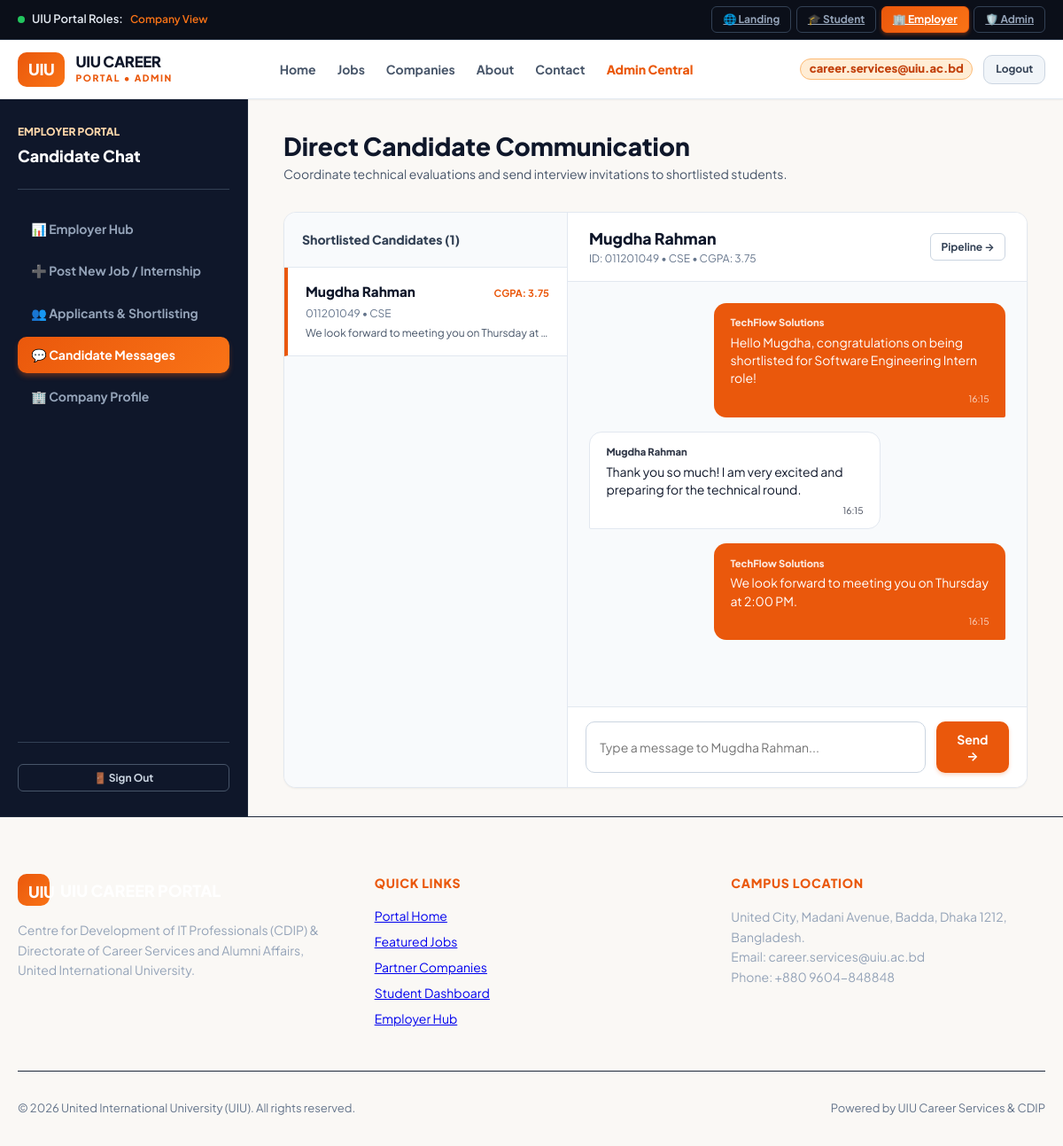
The page /company/chat.php (signed in) on the database its author committed.
### tables this page shows
CREATE TABLE `conversations` (
  `id` INT AUTO_INCREMENT PRIMARY KEY,
  `student_id` INT NOT NULL,
  `company_id` INT NOT NULL,
  `last_message` TEXT,
  `last_message_at` TIMESTAMP DEFAULT CURRENT_TIMESTAMP,
  FOREIGN KEY (`student_id`) REFERENCES `students`(`id`) ON DELETE CASCADE,
  FOREIGN KEY (`company_id`) REFERENCES `companies`(`id`) ON DELETE CASCADE
);

CREATE TABLE `students` (
  `id` INT AUTO_INCREMENT PRIMARY KEY,
  `user_id` INT NOT NULL UNIQUE,
  `student_id` VARCHAR(50) NOT NULL UNIQUE,
  `full_name` VARCHAR(150) NOT NULL,
  `department` VARCHAR(50) NOT NULL,
  `batch` VARCHAR(50) NOT NULL,
  `cgpa` DECIMAL(3,2) DEFAULT 3.75,
  `phone` VARCHAR(30) DEFAULT '+880 1712-345678',
  `linkedin` VARCHAR(255) DEFAULT 'https://linkedin.com/in/mugdharahman',
  `github` VARCHAR(255) DEFAULT 'https://github.com/mugdharahman',
  `address` VARCHAR(255) DEFAULT 'Badda, Dhaka, Bangladesh',
  `skills` TEXT,
  `avatar` VARCHAR(255) DEFAULT 'default-avatar.png',
  `created_at` TIMESTAMP DEFAULT CURRENT_TIMESTAMP,
  FOREIGN KEY (`user_id`) REFERENCES `users`(`id`) ON DELETE CASCADE
);

CREATE TABLE `messages` (
  `id` INT AUTO_INCREMENT PRIMARY KEY,
  `conversation_id` INT NOT NULL,
  `sender_type` ENUM('student', 'company') NOT NULL,
  `sender_name` VARCHAR(150) NOT NULL,
  `message_text` TEXT NOT NULL,
  `created_at` TIMESTAMP DEFAULT CURRENT_TIMESTAMP,
  FOREIGN KEY (`conversation_id`) REFERENCES `conversations`(`id`) ON DELETE CASCADE
);

### includes/functions.php (called while the page is built, shortened)
<?php
function get_app_root() {
    $script_dir = str_replace('\\', '/', dirname($_SERVER['SCRIPT_NAME'] ?? ''));
    $app_root = preg_replace('#/(student|company|admin|guest|api|includes|config|src)$#i', '', $script_dir);
    if ($app_root === '/' || $app_root === '') {
        return '';
    }
    return rtrim($app_root, '/');
}

### company/chat.php (the view, shortened to what this page needs)
<?php
require_once __DIR__ . '/../includes/functions.php';
$user = current_user();
$pdo = get_db_connection();
$company_id = 1;
if ($pdo) {
    $cStmt = $pdo->prepare("SELECT id, name FROM companies WHERE user_id = ? OR id = ? LIMIT 1");
    $cStmt->execute([$user['id'] ?? 4, $user['profile']['id'] ?? 1]);
    $cRow = $cStmt->fetch();
    if ($cRow) $company_id = $cRow['id'];
}
$conversations = [];
$active_conv_id = (int)($_GET['conv_id'] ?? 0);
$messages = [];
$active_student = null;
if ($pdo) {
    try {
        $cStmt = $pdo->prepare("
            SELECT c.*, s.full_name as student_name, s.student_id as student_uni_id, s.department as student_dept, s.cgpa as student_cgpa
            FROM conversations c
            JOIN students s ON c.student_id = s.id
            WHERE c.company_id = ?
            ORDER BY c.last_message_at DESC
        ");
        $cStmt->execute([$company_id]);
        $conversations = $cStmt->fetchAll();
        if (empty($active_conv_id) && !empty($conversations)) {
            $active_conv_id = (int)$conversations[0]['id'];
        }
        if ($active_conv_id > 0) {
            $mStmt = $pdo->prepare("
                SELECT * FROM messages
                WHERE conversation_id = ?
                ORDER BY created_at ASC
            ");
            $mStmt->execute([$active_conv_id]);
            $messages = $mStmt->fetchAll();
            foreach ($conversations as $c) {
                if ($c['id'] == $active_conv_id) {
                    $active_student = $c;
                    break;
                }
            }
        }
    } catch (Exception $e) {
        error_log("Error in company/chat.php: " . $e->getMessage());
    }
}
require_once __DIR__ . '/../includes/header.php';
require_once __DIR__ . '/../includes/navbar.php';
?>
<div class="portal-layout">
  <aside class="portal-sidebar">
    <div>
      <div class="sidebar-brand">
        <div style="font-size: 0.75rem; text-transform: uppercase; font-weight: 800; color: #fed7aa;">Employer Portal</div>
        <div style="font-size: 1.125rem; font-weight: 900; color: #ffffff; margin-top: 0.2rem;">Candidate Chat</div>
      </div>
      <ul class="sidebar-menu">
        <li><a href="<?= $app_root ?>/company/dashboard.php" class="sidebar-link">📊 Employer Hub</a></li>
        <li><a href="<?= $app_root ?>/company/create_job.php" class="sidebar-link">➕ Post New Job / Internship</a></li>
        <li><a href="<?= $app_root ?>/company/applicants.php" class="sidebar-link">👥 Applicants & Shortlisting</a></li>
        <li><a href="<?= $app_root ?>/company/chat.php" class="sidebar-link active">💬 Candidate Messages</a></li>
        <li><a href="<?= $app_root ?>/company/profile.php" class="sidebar-link">🏢 Company Profile</a></li>
      </ul>
    </div>
    <div style="padding-top: 1.5rem; border-top: 1px solid #334155;">
      <a href="<?= $app_root ?>/logout.php" class="btn btn-outline btn-sm" style="width: 100%; color: #cbd5e1; border-color: #475569;">
        🚪 Sign Out
      </a>
    </div>
  </aside>
  <main class="portal-main">
    <div class="topbar">
      <div>
        <h1 class="topbar-title">Direct Candidate Communication</h1>
        <p style="color: var(--slate-600); font-size: 0.875rem;">Coordinate technical evaluations and send interview invitations to shortlisted students.</p>
      </div>
    </div>
    <div class="chat-container">
      <div class="chat-sidebar">
        <div style="padding: 1.25rem; border-bottom: 1px solid var(--slate-200); font-weight: 800; font-size: 0.875rem; color: var(--slate-700);">
          Shortlisted Candidates (<?= count($conversations) ?>)
        </div>
        <div style="overflow-y: auto; flex: 1;">
          <?php foreach ($conversations as $c): ?>
            <a href="<?= $app_root ?>/company/chat.php?conv_id=<?= $c['id'] ?>" class="chat-thread <?= ($c['id'] == $active_conv_id) ? 'active' : '' ?>" style="text-decoration: none; display: block; color: inherit;">
              <div style="display: flex; justify-content: space-between; align-items: baseline; margin-bottom: 0.25rem;">
                <span style="font-weight: 800; font-size: 0.95rem; color: var(--slate-900);"><?= htmlspecialchars($c['student_name']) ?></span>
                <span style="font-size: 0.7rem; color: var(--primary); font-weight: 700;">CGPA: <?= htmlspecialchars((string)($c['student_cgpa'] ?? '3.75')) ?></span>
              </div>
              <div style="font-size: 0.75rem; color: var(--slate-500); margin-bottom: 0.25rem;">
                <?= htmlspecialchars($c['student_uni_id']) ?> • <?= htmlspecialchars($c['student_dept']) ?>
              </div>
              <p style="font-size: 0.75rem; color: var(--slate-600); overflow: hidden; text-overflow: ellipsis; white-space: nowrap;">
                <?= htmlspecialchars($c['last_message'] ?? 'Click to start conversation') ?>
              </p>
            </a>
          <?php endforeach; ?>
        </div>
      </div>
      <div class="chat-main">
        <?php if ($active_student): ?>
          <div class="chat-header">
            <div>
              <div style="font-weight: 900; font-size: 1.1rem; color: var(--slate-900);"><?= htmlspecialchars($active_student['student_name']) ?></div>
              <div style="font-size: 0.75rem; color: var(--slate-500);">
                ID: <?= htmlspecialchars($active_student['student_uni_id']) ?> • <?= htmlspecialchars($active_student['student_dept']) ?> • CGPA: <?= htmlspecialchars((string)($active_student['student_cgpa'] ?? '3.75')) ?>
              </div>
            </div>
            <a href="<?= $app_root ?>/company/applicants.php" class="btn btn-outline btn-sm">Pipeline &rarr;</a>
          </div>
          <div class="chat-messages" id="chat-box">
            <?php foreach ($messages as $m): ?>
              <?php $isMe = ($m['sender_type'] === 'company'); ?>
              <div class="chat-bubble <?= $isMe ? 'sent' : 'received' ?>">
                <div style="font-size: 0.7rem; font-weight: 800; opacity: 0.85; margin-bottom: 0.25rem;">
                  <?= htmlspecialchars($m['sender_name']) ?>
                </div>
                <div><?= htmlspecialchars($m['message_text']) ?></div>
                <div style="font-size: 0.65rem; opacity: 0.75; text-align: right; margin-top: 0.35rem;">
                  <?= htmlspecialchars(substr($m['created_at'], 11, 5)) ?>
                </div>
              </div>
            <?php endforeach; ?>
          </div>
          <form method="POST" action="<?= $app_root ?>/company/chat.php?conv_id=<?= $active_conv_id ?>" class="chat-input-bar">
            <input type="text" name="message_text" class="form-control" placeholder="Type a message to <?= htmlspecialchars($active_student['student_name']) ?>..." required autocomplete="off">
            <button type="submit" class="btn btn-primary" style="padding: 0.65rem 1.25rem;">
              Send &rarr;
            </button>
          </form>
        <?php else: ?>
          <div style="display: flex; align-items: center; justify-content: center; height: 100%; color: var(--slate-400);">
            Select a candidate from the left list to review chat history.
          </div>
        <?php endif; ?>
      </div>
    </div>
  </main>
</div>
<?php require_once __DIR__ . '/../includes/footer.php'; ?>

### rows shown on the page
conversations: student.full_name "Mugdha Rahman", student.cgpa "3.75", student.student_id "011201049", student.department "CSE", last_message "We look forward to meeting you on Thursday at…", message_text "Type a message to Mugdha Rahman..."
messages: sender_name "TechFlow Solutions", message_text "Hello Mugdha, congratulations on being shortlisted for Software Engineering Intern role!", created_at "16:15"
messages: sender_name "Mugdha Rahman", message_text "Thank you so much! I am very excited and preparing for the technical round.", created_at "16:15"
messages: sender_name "TechFlow Solutions", message_text "We look forward to meeting you on Thursday at 2:00 PM.", created_at "16:15"

### other values the page prints
$active_role_section "Company"
$current_role "ADMIN"
$user['name'] "career.services@uiu.ac.bd"
count($conversations) "1"
